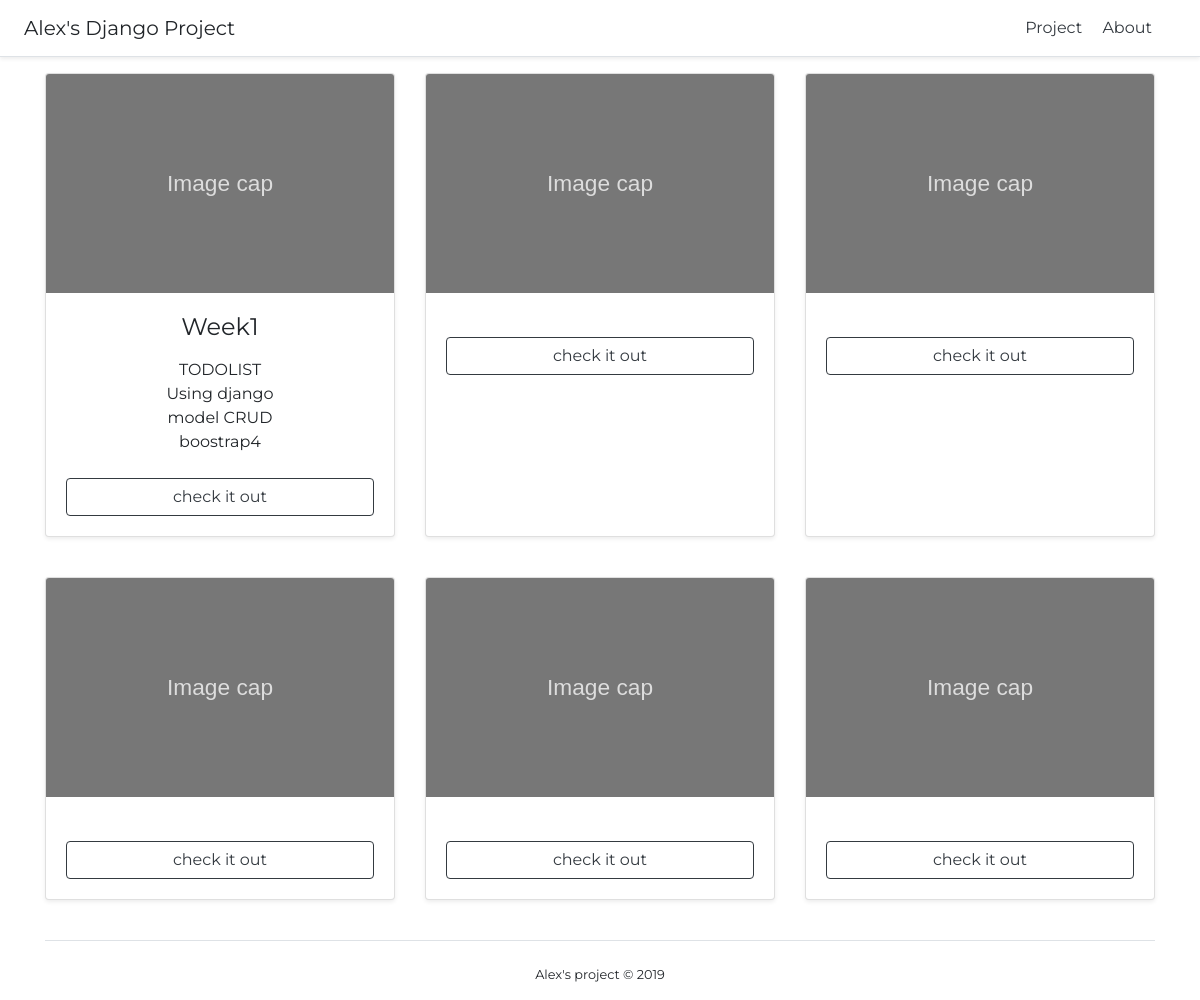
/, run on an earlier commit of the app's database.
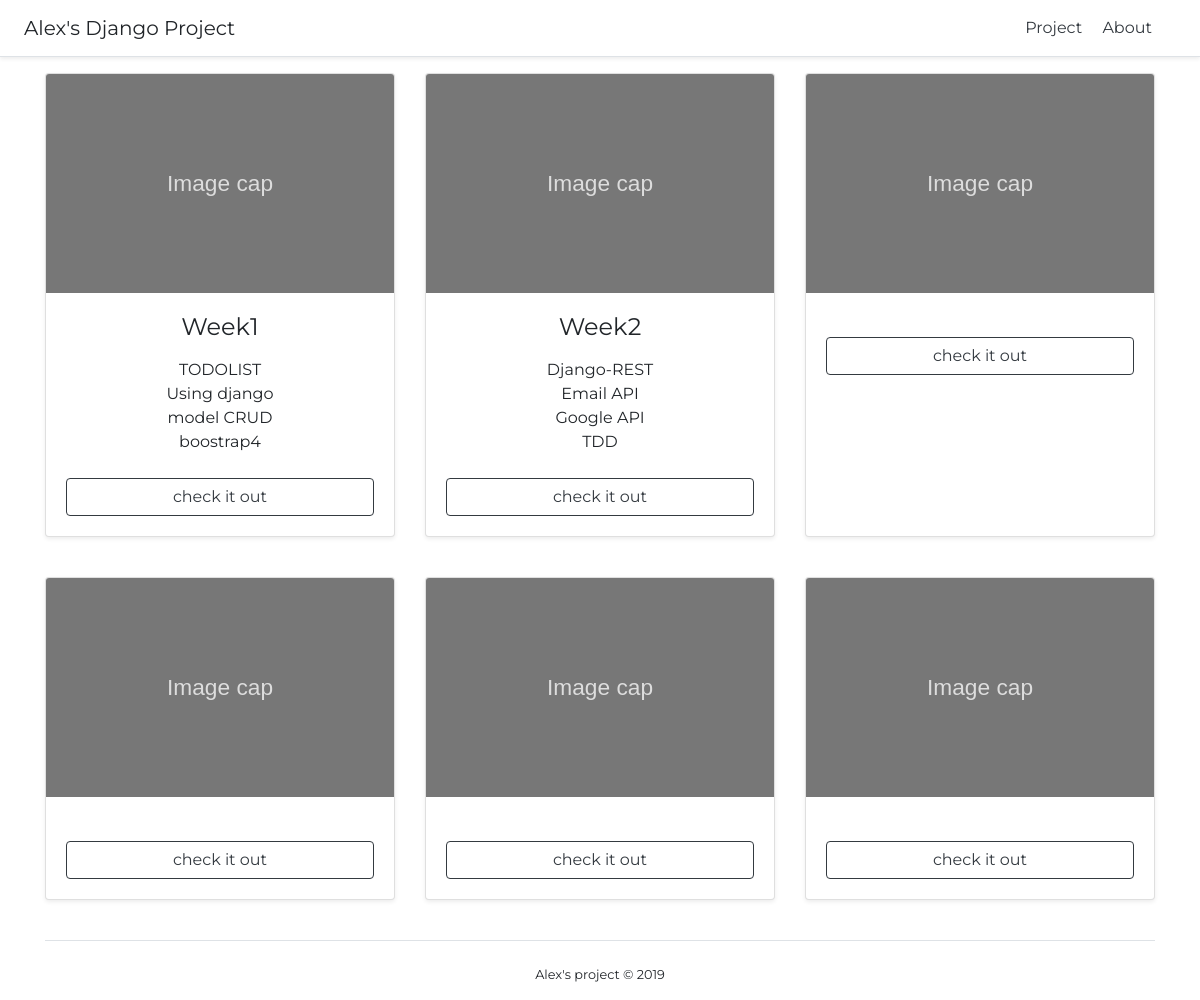
And on a later commit of the database.
### main/models.py (models this page shows)
class Article(models.Model):
    title = models.CharField(max_length=100)
    content = models.TextField(blank=True)
    photo = models.URLField(blank=True)
    tag1 = models.CharField(max_length=100)
    tag2 = models.CharField(max_length=100)
    tag3 = models.CharField(max_length=100)
    tag4 = models.CharField(max_length=100)
    created_at = models.DateTimeField(auto_now_add=True)
    uri = models.TextField(blank=True)

### main/views.py (the view)
# urls.py: path('', views.index),
def index(request):
    return render(request, 'index/index.html', {
        'Articles': Article.objects.all(),
    })

### templates/index/index.html
{% extends 'index/base.html' %}
{% load static %}
{% block content %}
<div class="container">
    {% for Article in Articles %}
        {% if forloop.counter0|divisibleby:3 %}
        <div class="card-deck mb-3 text-center">
        {% endif %}
            <div class="card mb-4 shadow-sm">
                <img class="card-img-top" src="{% static 'images/png.svg' %}" alt="Card image cap">
                <div class="card-body">
                    <h4 class="my-0 font-weight-normal">{{ Article.title }}</h4>
                    <ul class="list-unstyled mt-3 mb-4">
                        <li>{{ Article.tag1 }}</li>
                        <li>{{ Article.tag2 }}</li>
                        <li>{{ Article.tag3 }}</li>
                        <li>{{ Article.tag4 }}</li>
                    </ul>
                    <a class="btn btn btn-md btn-block btn-outline-dark" href="{{ Article.uri }}" role="button">check it out</a>
                </div>
            </div>
        {% if forloop.counter|divisibleby:3 %}
        </div>
        {% endif %}
    {% endfor %}
</div>
{% endblock %}

### templates/index/base.html (shortened to what this page needs)
<!DOCTYPE html>
<html>
<head>
    {% load static %}
    {% include 'index/include.html' %}
</head>
<body>
    {% include 'index/navbar.html' %}
    {% block content %}{% endblock %}
    {% include 'index/footer.html' %}
</body>
</html>

### templates/index/include.html (shortened to what this page needs)
<link rel="stylesheet" href="https://stackpath.bootstrapcdn.com/bootstrap/4.2.1/css/bootstrap.min.css">

### templates/index/navbar.html
<div class="d-flex flex-column flex-md-row align-items-center p-3 px-md-4 mb-3 bg-white border-bottom shadow-sm">
    <h5 class="my-0 mr-md-auto font-weight-normal">Alex's Django Project</h5>
    <nav class="my-2 my-md-0 mr-md-3">
    <a class="p-2 text-dark" href=/#">Project</a>
    <a class="p-2 text-dark" href="#">About</a>
    </nav>
</div>

### templates/index/footer.html
<div class="container">
    <footer class="border-top">
        <div class="row">
            <div class="col-6 offset-3 col text-center">
                <small class="pt-4 d-block mb-3">Alex's project © 2019</small>
            </div>
        </div>
    </footer>
</div>

### templates/index/base.html (style rules this page uses)
body { font-family: 'Montserrat', sans-serif; }

What changed in the data, as far as the page shows it:
changed Article: title (not shown) → "Week2"; tag1 (not shown) → "Django-REST"; tag2 (not shown) → "Email API"; tag3 (not shown) → "Google API"; tag4 (not shown) → "TDD"
